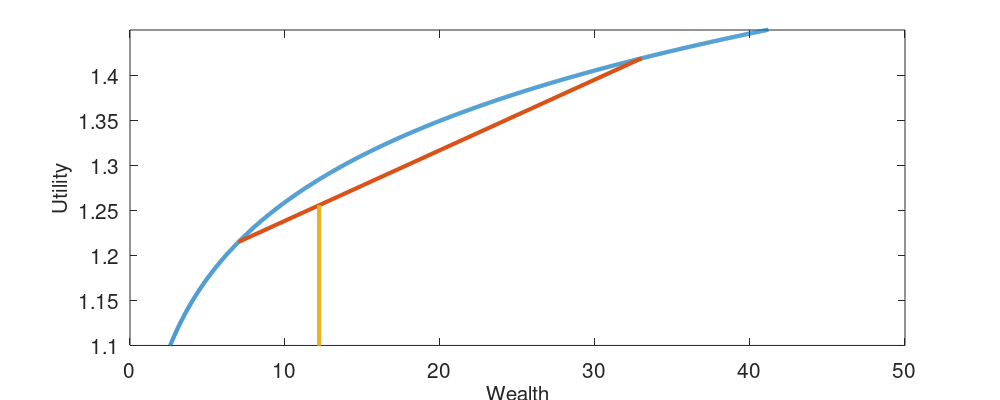
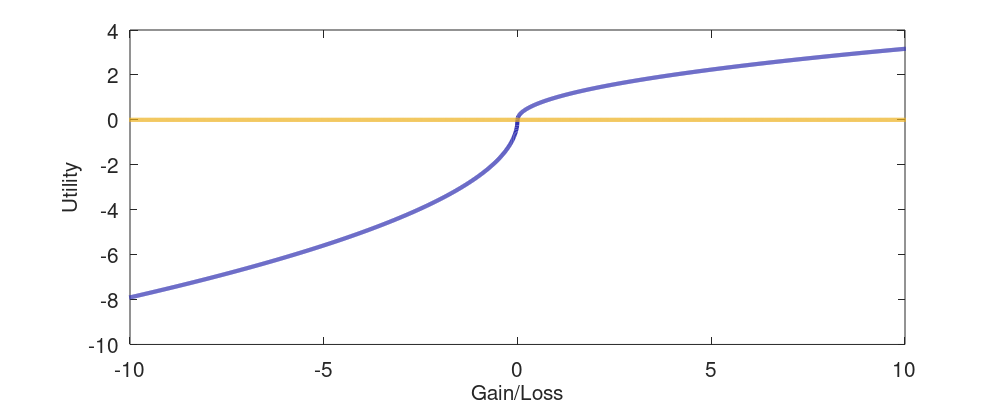
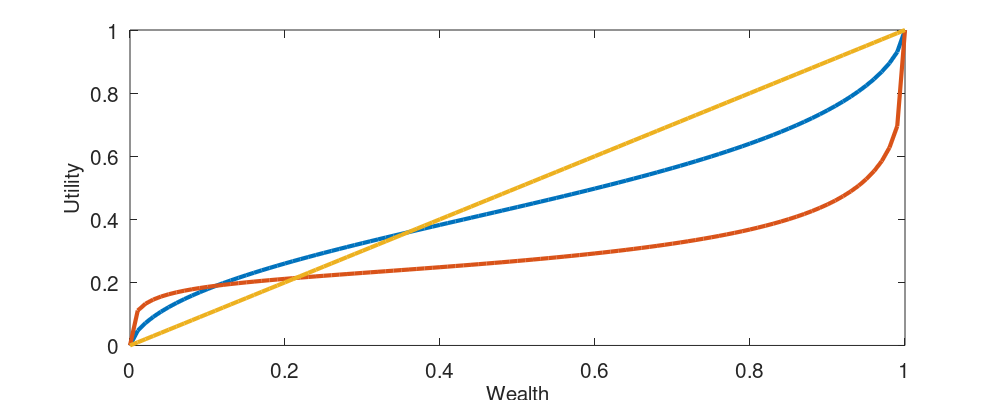

Reproduce these figures in MATLAB, in order.
w = 5;
x = 28;
y = 2;
p = 0.2;
g = 0.1;
l = 2.5;
r = 13;

xx = (w-3):0.01:(w+x+10);

width = 10;
height = 4;

figure1 = figure('visible', 'off');
set(gcf, 'Position', [0 0 width*100, height*100]);
axes1 = axes('Parent', figure1, 'FontSize', 15);
box(axes1, 'on')
hold(axes1, 'on')

plot(xx, xx.^g, 'LineWidth', 3)
plot([w+y w+x], [(w+y)^g (w+x)^g], 'LineWidth', 3)
plot([w + (1-p)*y+p*x w + (1-p)*y+p*x], [0, (1-p)*(w+y)^g + p*(w+x)^g], 'LineWidth', 3)
hold off
xlabel("Wealth", "FontSize", 15)
ylabel("Utility", "FontSize", 15)

ylim([1.1,1.45])

% File formatting.
set(gcf,'InvertHardcopy','on');
set(gcf,'PaperUnits', 'inches');
papersize = get(gcf, 'PaperSize');
left = (papersize(1)- width)/2;
bottom = (papersize(2)- height)/2;
myfiguresize = [left, bottom, width, height];
set(gcf,'PaperPosition', myfiguresize);
saveas(figure1, 'expected_utility.png');

g = 0.5;
xx = (2:0.01:25) - r;

figure1 = figure('visible', 'off');
set(gcf, 'Position', [0 0 width*100, height*100]);
axes1 = axes('Parent', figure1, 'FontSize', 15);
box(axes1, 'on')
hold(axes1, 'on')

plot(xx(xx >= 0), (xx(xx >= 0)).^g, 'LineWidth', 3, 'Color', [0.2, 0.2 0.7])
plot(xx(xx <= 0), -l*(-(xx(xx <= 0))).^g, 'LineWidth', 3, 'Color', [0.2, 0.2 0.7])
plot(xx, xx * 0, 'LineWidth', 3)

hold off
xlim([-10, 10])
xlabel("Gain/Loss", "FontSize", 15)
ylabel("Utility", "FontSize", 15)

% File formatting.
set(gcf,'InvertHardcopy','on');
set(gcf,'PaperUnits', 'inches');
papersize = get(gcf, 'PaperSize');
left = (papersize(1)- width)/2;
bottom = (papersize(2)- height)/2;
myfiguresize = [left, bottom, width, height];
set(gcf,'PaperPosition', myfiguresize);

saveas(figure1, 'cpt_utility.png');


p_gain = 0:0.01:1;
dp =0.65;

figure1 = figure('visible', 'off');
set(gcf, 'Position', [0 0 width*100, height*100]);
axes1 = axes('Parent', figure1, 'FontSize', 15);
box(axes1, 'on')
hold(axes1, 'on')

plot(p_gain, (p_gain.^dp)./((p_gain.^dp + (1-p_gain).^dp).^(1/dp))  , 'LineWidth', 3)
dp = 0.4;
plot(p_gain, (p_gain.^dp)./((p_gain.^dp + (1-p_gain).^dp).^(1/dp))  , 'LineWidth', 3)
plot(p_gain, p_gain, 'LineWidth', 3)

hold off
xlabel("Wealth", "FontSize", 15)
ylabel("Utility", "FontSize", 15)

xlim([0, 1])
% File formatting.
set(gcf,'InvertHardcopy','on');
set(gcf,'PaperUnits', 'inches');
papersize = get(gcf, 'PaperSize');
left = (papersize(1)- width)/2;
bottom = (papersize(2)- height)/2;
myfiguresize = [left, bottom, width, height];
set(gcf,'PaperPosition', myfiguresize);

saveas(figure1, 'cpt_weights.png');
